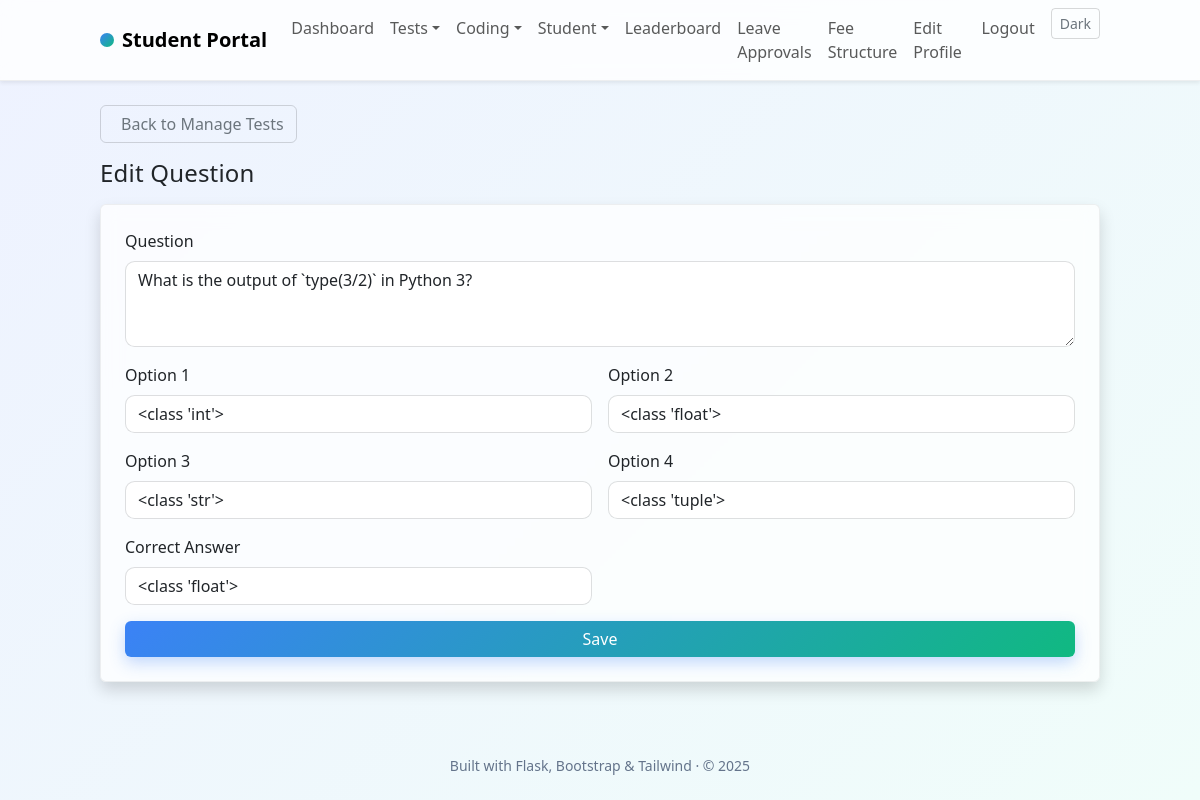
Page /admin/question/1 (signed in) on the committed database.
### app/models.py (models this page shows)
class Question(db.Model):
	id = db.Column(db.Integer, primary_key=True)
	test_id = db.Column(db.Integer, db.ForeignKey("test.id"), nullable=False)
	question = db.Column(db.Text, nullable=False)
	option1 = db.Column(db.String(255), nullable=False)
	option2 = db.Column(db.String(255), nullable=False)
	option3 = db.Column(db.String(255), nullable=False)
	option4 = db.Column(db.String(255), nullable=False)
	correct = db.Column(db.String(255), nullable=False)
	difficulty = db.Column(db.String(20))

### app/routes/admin.py (the view, shortened to what this page needs)
@admin_bp.route("/admin/question/<int:qid>", methods=["GET", "POST"])
@login_required
def edit_question(qid: int):
	if not require_admin():
		flash("Unauthorized", "danger")
		return redirect(url_for("main.dashboard"))
	q = db.session.get(Question, qid)
	if not q:
		flash("Not found", "danger")
		return redirect(url_for("admin.admin_tests"))
	return render_template("edit_question.html", q=q)

### app/routes/admin.py (called while the page is built)
def require_admin():
	return current_user.is_authenticated and current_user.role in ("admin", "teacher")

### app/templates/edit_question.html (shortened to what this page needs)
{% extends 'base.html' %}
{% block content %}
<div class="mb-3">
	<a href="{{ url_for('admin.admin_tests') }}" class="btn btn-outline-secondary">
		Back to Manage Tests
	</a>
</div>
<h2 class="h4 mb-3">Edit Question</h2>
<form method="post" class="card shadow p-4">
	<div class="mb-3"><label class="form-label">Question</label><textarea class="form-control" name="question" rows="3" required>{{ q.question }}</textarea></div>
	<div class="row g-3">
		<div class="col-md-6"><label class="form-label">Option 1</label><input class="form-control" name="option1" value="{{ q.option1 }}" required></div>
		<div class="col-md-6"><label class="form-label">Option 2</label><input class="form-control" name="option2" value="{{ q.option2 }}" required></div>
		<div class="col-md-6"><label class="form-label">Option 3</label><input class="form-control" name="option3" value="{{ q.option3 }}" required></div>
		<div class="col-md-6"><label class="form-label">Option 4</label><input class="form-control" name="option4" value="{{ q.option4 }}" required></div>
		<div class="col-md-6"><label class="form-label">Correct Answer</label><input class="form-control" name="correct" value="{{ q.correct }}" required></div>
	</div>
	<button class="btn btn-primary mt-3">Save</button>
</form>
{% endblock %}

### app/static/css/styles.css (style rules this page uses)
:root { --brand: #3b82f6; --brand-2: #10b981; --surface: rgba(255,255,255,0.75); --blur: 10px; }
body { background: linear-gradient(135deg, #eef2ff 0%, #f0fdfa 100%); min-height: 100vh; }
.card { background: var(--surface); backdrop-filter: blur(var(--blur)); border: 1px solid rgba(0,0,0,.06); box-shadow: 0 10px 30px rgba(2,6,23,.08); }
.btn-primary { background: linear-gradient(135deg, var(--brand), var(--brand-2)); border: 0; box-shadow: 0 6px 16px rgba(59,130,246,.3); }
.btn-outline-secondary { border-color: rgba(0,0,0,.15); }
.form-control, .form-select { border-radius: .6rem; border-color: rgba(0,0,0,.12); }
h1,h2,h3,h4 { letter-spacing: .2px; }

### rows in the picture
Question: question "What is the output of `type(3/2)` in Python 3?", option1 "<class 'int'>", option2 "<class 'float'>", option3 "<class 'str'>", option4 "<class 'tuple'>", correct "<class 'float'>"

### other values in the picture
{{ 2025 }} "2025"
